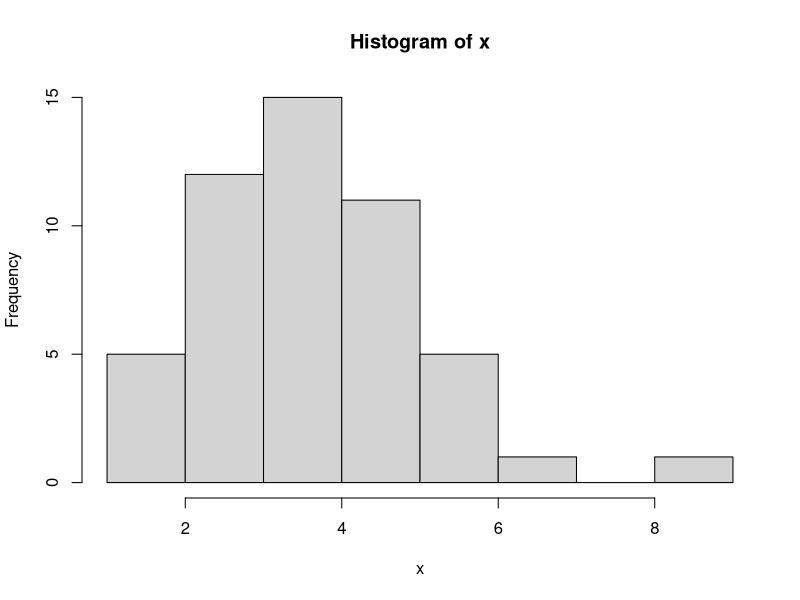
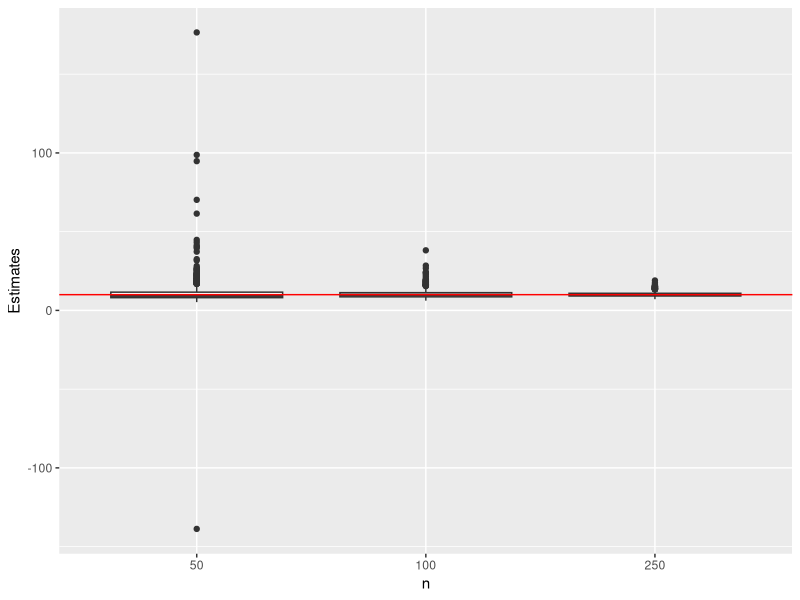
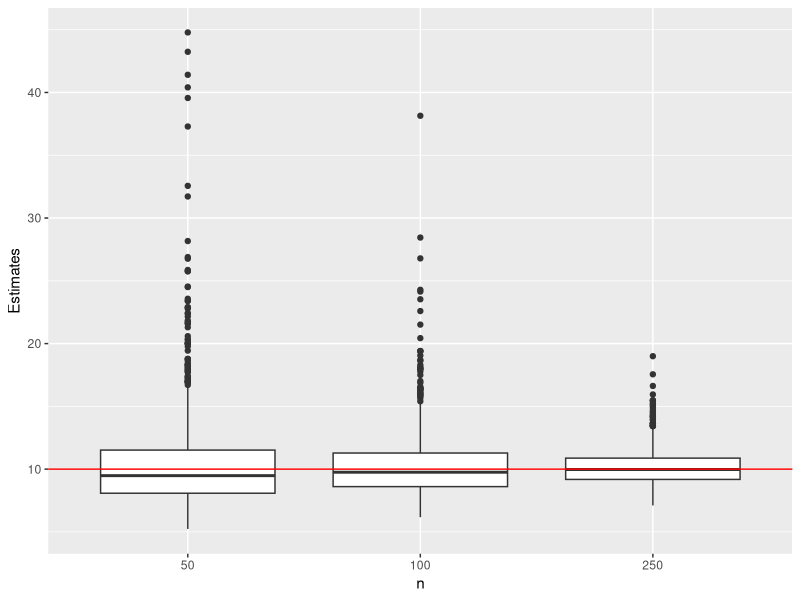

Generate these figures, in order, with R:
## ---- chunk 1
knitr::opts_chunk$set(echo = TRUE,warning=F)
options(scipen=999)
library(tidyverse)
## ---- chunk 2
k = 10
p = 0.4
x = rbinom(50,k,p)

hist(x) #Do Not Change
## ---- chunk 3
est_kp = function(x){
  X_bar = mean(x)
  n = length(x)
  s = var(x) * (n-1) / n
  k_hat = X_bar^2 / (X_bar - s)
  p_hat = X_bar / k_hat
  return(c(k_hat,p_hat))
}

est_kp(rbinom(5000,k,p)) #Do Not Change
## ---- chunk 4
N = 1000
data = matrix(rbinom(N*50,k,p),N)
E50 = apply(data,1,est_kp)

E50[,1:10] #Do Not Change
## ---- chunk 5
E100 = apply(matrix(rbinom(N*100,k,p),N),1,est_kp)
E250 = apply(matrix(rbinom(N*250,k,p),N),1,est_kp)

E100[,1:10] #Do Not Change
E250[,1:10] #Do Not Change
## ---- chunk 6
# bias
rowMeans(E50)-c(10,.4)
rowMeans(E100)-c(10,.4)
rowMeans(E250)-c(10,.4)

# mse
rowMeans((E50-c(10,.4))^2)
rowMeans((E100-c(10,.4))^2)
rowMeans((E250-c(10,.4))^2)
## ---- chunk 7
df_k<-tibble(
  n=factor(rep(c("50","100","250"),each=N),c("50","100","250")),
  Estimates=c(E50[1,], E100[1,], E250[1,])
  )
ggplot(data = df_k, mapping = aes(x = n, y = Estimates)) +
	geom_boxplot() +
	geom_hline(yintercept = k, colour = "red")
## ---- chunk 8
ggplot(
  data = filter(df_k, (Estimates <= 50 & Estimates >= 0)), 
  mapping = aes(x = n, y = Estimates)
  ) +
	geom_boxplot() +
	geom_hline(yintercept = k, colour = "red")
